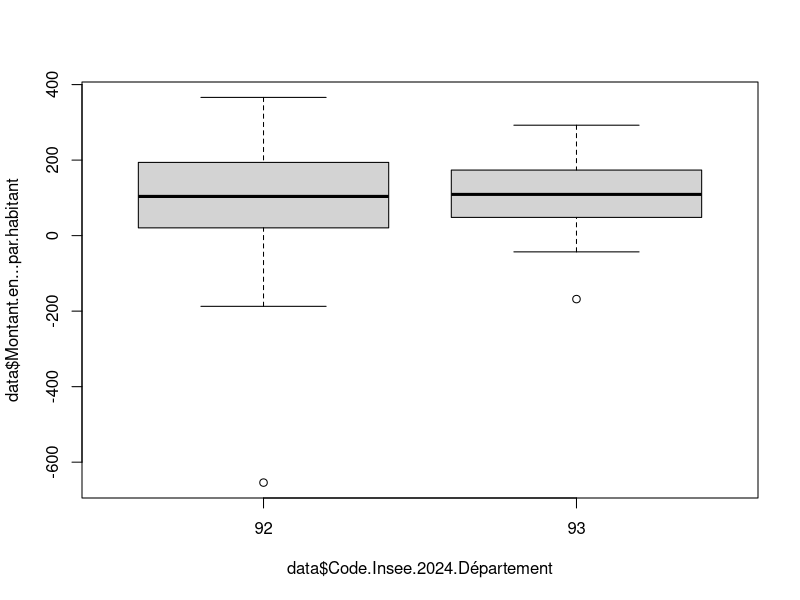
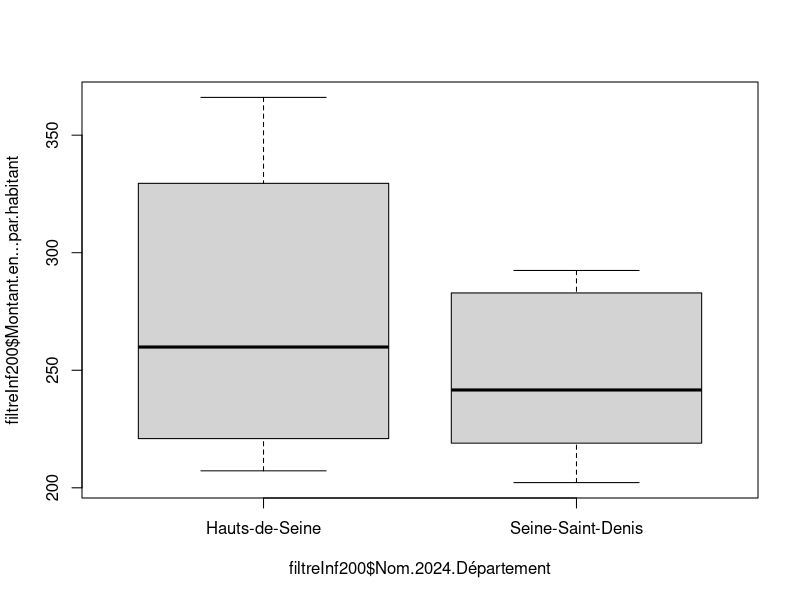

The R source for these figures, in order:
getwd()
data <- read.csv2("ofgl-base-communes.csv", dec=".")
data$Montant.en...par.habitant
# séparateur décimal . (type anglais), séparateur champs français ;
boxplot(data$Montant.en...par.habitant~data$Code.Insee.2024.Département)
filtreInf200 <- data [data$Montant.en...par.habitant > 200,] 
boxplot(filtreInf200$Montant.en...par.habitant~filtreInf200$Nom.2024.Département)
